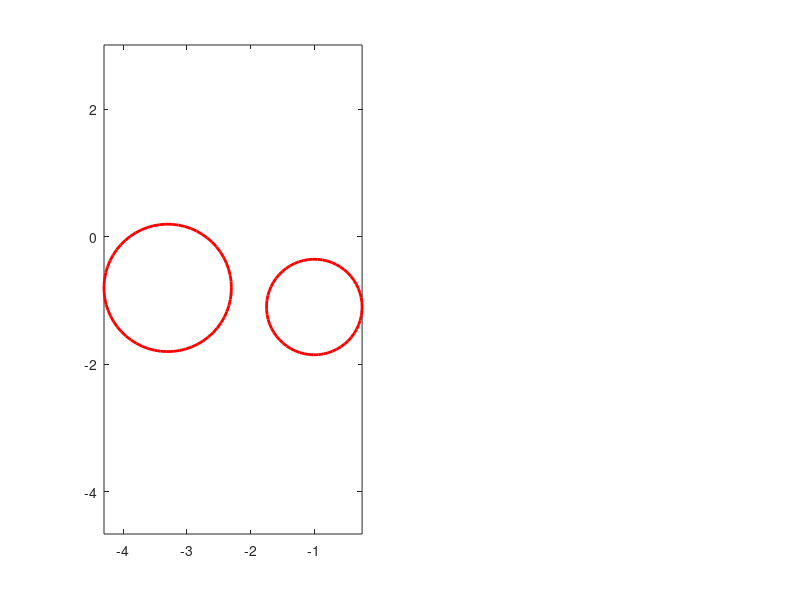

Recreate this plot in MATLAB. (Note: this script raises an error after producing the figure.)
function f = trajopt_sqp_carobst()
% Optimal control example of a simple car model with disk obstacles

% time horizon and segments
tf = 10;
S.N = 32;
S.h = tf/S.N;
S.tf = tf;

% cost function parameters
S.Q = .0*diag([5, 5, 1, 1, 1]);
S.R = diag([1, 5]);
S.Qf = diag([5, 5, 1, 1, 1]);

S.f = @car_f;
S.L = @car_L;
S.Lf = @car_Lf;
S.con = @car_con;

% initial state
x0 = [-5; -2; -1.2; 0; 0];

% initial control sequence
us = [repmat([.1;0.1], 1, S.N/2), repmat(-[.1;0.1], 1, S.N/2)]/5;
%us = [repmat([.1;0], 1, N/2), repmat(-[.1;0], 1, N/2)]/5;

xs = traj(x0, us, S);

global pc
pc =0

% add disk obstacles  
S.os(1).p = [-3.3;-.8];
S.os(1).r = 1;
S.os(2).p = [-1;-1.1];
S.os(2).r = .75;

subplot(1,2,1)
% plot obstacles
da = .1; a = -da:da:2*pi;
for j=1:length(S.os)
  plot(S.os(j).p(1) + cos(a)*S.os(j).r,  S.os(j).p(2) + sin(a)*S.os(j).r, ...
       '-r','LineWidth',2);
  hold on
end
axis equal

plottraj(xs, us, S)

% optimize trajector
[xs, us, cost, exitflag,output] = trajopt_sqp(xs, us, S, @plottraj);

% plot result
subplot(1,2,1)
plot(xs(1,:), xs(2,:), '-g', 'LineWidth',3);



function [L, Lx, Lxx, Lu, Luu] = car_L(k, x, u, S)
% car cost (just standard quadratic cost)

L = S.h/2*(x'*S.Q*x + u'*S.R*u);
Lx = S.h*S.Q*x;
Lxx = S.h*S.Q;
Lu = S.h*S.R*u;
Luu = S.h*S.R;

function [L, Lx, Lxx] = car_Lf(x, S)
% car cost (just standard quadratic cost)

L = x'*S.Qf*x/2;
Lx = S.Qf*x;
Lxx = S.Qf;


function [x, A, B] = car_f(k, x, u, S)
% car dynamics and jacobians

h = S.h;
c = cos(x(3));
s = sin(x(3));
v = x(4);
w = x(5);

A = [1 0 -h*s*v h*c 0;
     0 1 h*c*v h*s 0;
     0 0 1 0 h;
     0 0 0 1 0;
     0 0 0 0 1];

B = [0 0;
     0 0;
     0 0;
     h 0;
     0 h];

x = [x(1) + h*c*v;
     x(2) + h*s*v;
     x(3) + h*w;
     v + h*u(1);
     w + h*u(2)];


function xs = traj(x0, us, S)

N = size(us, 2);
xs(:,1) = x0;

for k=1:N,
  xs(:, k+1) = S.f(k, xs(:,k), us(:,k), S);
end


function J  = cost(xs, us, S)

N = size(us, 2);
J = 0;

for k=1:N+1,
  if k < N+1
    [L, Lx, Lxx, Lu, Luu] = S.L(k, xs(:,k), us(:,k), S);
  else
    [L, Lx, Lxx] = S.Lf(xs(:,end), S);  
  end
  J = J + L;
end


function c  = car_con(i, x, u, S)
% disk obstacle constraints 

c = zeros(length(S.os), 1);
for j=1:length(S.os)
  o = S.os(j); 
  c(j) = o.r - norm(o.p - x(1:2));
end


function f = plottraj(xs, us, S)

global pc
pc = pc + 1;
if (mod(pc,250))
  return
end

subplot(1,2,1)
% draw all obstacles
plot(xs(1,:), xs(2,:), '-b');

xlabel('x')
ylabel('y')
axis equal

subplot(1,2,2)
hold off
plot(0:S.h:S.tf-S.h, us(1,:),0:S.h:S.tf-S.h, us(2,:));
xlabel('sec.')
legend('u_1','u_2')

drawnow

